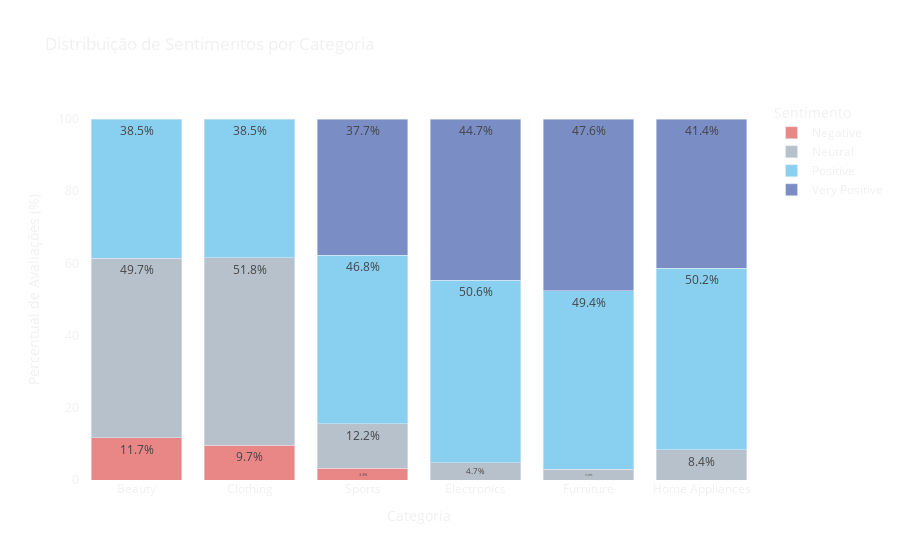

The cell this chart's notebook holds for it:
### Markdown cell above
### 3.5 Análise de categorias por sentimentos

### Code cell
# 1. Agrupa dados por Categoria e Sentimento e calcula a quantidade
sentimentos_categoria = (
    df.groupby(['Category', 'Review_Sentiment'])  # Agrupamento duplo
    .size()                                       # Conta quantas avaliações em cada grupo
    .reset_index(name='Quantidade')               # Transforma em DataFrame com coluna 'Quantidade'
)

# 2. Calcula o percentual de cada sentimento dentro de cada categoria
sentimentos_categoria['Percentual'] = (
    sentimentos_categoria['Quantidade'] / 
    sentimentos_categoria.groupby('Category')['Quantidade'].transform('sum') * 100
)

# 3. Define cores personalizadas para os sentimentos
cores = {
    'Positive': '#89CFF0',       # Azul claro
    'Very Positive': "#7B8DC5",  # azul-acinzentado suave
    'Neutral': '#B7C1CB',        # Cinza azulado
    'Negative': '#E98787'        # Vermelho suave/opaco
}

# 4. Cria gráfico de barras empilhadas com estilo escuro e cores personalizadas
fig = px.bar(
    sentimentos_categoria,
    x='Category',                             # Eixo X: categoria do produto
    y='Percentual',                           # Eixo Y: percentual de avaliações
    color='Review_Sentiment',                 # Cor baseada no tipo de sentimento
    text=sentimentos_categoria['Percentual'].round(1).astype(str) + '%',  # Texto formatado
    color_discrete_map=cores,                # Aplica as cores definidas
    labels={                                  # Rótulos dos eixos e legenda
        'Percentual': '% de Avaliações',
        'Category': 'Categoria',
        'Review_Sentiment': 'Sentimento'
    },
    title='Distribuição de Sentimentos por Categoria'
)

# 5. Customiza layout
fig.update_layout(
    barmode='stack',                          # Barras empilhadas
    plot_bgcolor='rgba(0,0,0,0)',             # Fundo do gráfico transparente
    paper_bgcolor='rgba(0,0,0,0)',            # Fundo da área total transparente
    font_color='#F0F0F0',                     # Cor clara para textos
    xaxis=dict(showgrid=False, color='#F0F0F0'),  # Eixo X sem grade, com texto claro
    yaxis=dict(showgrid=False, color='#F0F0F0'),  # Eixo Y idem
    xaxis_title='Categoria',
    yaxis_title='Percentual de Avaliações (%)'
)

# 6. Ajusta o texto nas barras para melhor leitura
fig.update_traces(textposition='inside', textfont_size=12)

# 7. Exibe o gráfico interativo
fig.show()

### Figure 1 — Plotly figure (JSON) as saved in the notebook; plotly's stock layout.template omitted (floating-point values rounded to 4 significant figures)
{"data": [{"hovertemplate": "Sentimento=Negative<br>Categoria=%{x}<br>% de Avaliações=%{y}<br>text=%{text}<extra></extra>", "legendgroup": "Negative", "marker": {"color": "#E98787", "pattern": {"shape": ""}}, "name": "Negative", "orientation": "v", "showlegend": true, "text": ["11.7%", "9.7%", "3.3%"], "textfont": {"size": 12}, "textposition": "inside", "type": "bar", "x": ["Beauty", "Clothing", "Sports"], "xaxis": "x", "y": [11.74, 9.675, 3.319], "yaxis": "y"}, {"hovertemplate": "Sentimento=Neutral<br>Categoria=%{x}<br>% de Avaliações=%{y}<br>text=%{text}<extra></extra>", "legendgroup": "Neutral", "marker": {"color": "#B7C1CB", "pattern": {"shape": ""}}, "name": "Neutral", "orientation": "v", "showlegend": true, "text": ["49.7%", "51.8%", "4.7%", "3.0%", "8.4%", "12.2%"], "textfont": {"size": 12}, "textposition": "inside", "type": "bar", "x": ["Beauty", "Clothing", "Electronics", "Furniture", "Home Appliances", "Sports"], "xaxis": "x", "y": [49.72, 51.85, 4.716, 2.977, 8.37, 12.24], "yaxis": "y"}, {"hovertemplate": "Sentimento=Positive<br>Categoria=%{x}<br>% de Avaliações=%{y}<br>text=%{text}<extra></extra>", "legendgroup": "Positive", "marker": {"color": "#89CFF0", "pattern": {"shape": ""}}, "name": "Positive", "orientation": "v", "showlegend": true, "text": ["38.5%", "38.5%", "50.6%", "49.4%", "50.2%", "46.8%"], "textfont": {"size": 12}, "textposition": "inside", "type": "bar", "x": ["Beauty", "Clothing", "Electronics", "Furniture", "Home Appliances", "Sports"], "xaxis": "x", "y": [38.54, 38.48, 50.55, 49.39, 50.22, 46.76], "yaxis": "y"}, {"hovertemplate": "Sentimento=Very Positive<br>Categoria=%{x}<br>% de Avaliações=%{y}<br>text=%{text}<extra></extra>", "legendgroup": "Very Positive", "marker": {"color": "#7B8DC5", "pattern": {"shape": ""}}, "name": "Very Positive", "orientation": "v", "showlegend": true, "text": ["44.7%", "47.6%", "41.4%", "37.7%"], "textfont": {"size": 12}, "textposition": "inside", "type": "bar", "x": ["Electronics", "Furniture", "Home Appliances", "Sports"], "xaxis": "x", "y": [44.73, 47.63, 41.41, 37.68], "yaxis": "y"}], "layout": {"barmode": "stack", "font": {"color": "#F0F0F0"}, "legend": {"title": {"text": "Sentimento"}, "tracegroupgap": 0}, "paper_bgcolor": "rgba(0,0,0,0)", "plot_bgcolor": "rgba(0,0,0,0)", "title": {"text": "Distribuição de Sentimentos por Categoria"}, "xaxis": {"anchor": "y", "color": "#F0F0F0", "domain": [0, 1], "showgrid": false, "title": {"text": "Categoria"}}, "yaxis": {"anchor": "x", "color": "#F0F0F0", "domain": [0, 1], "showgrid": false, "title": {"text": "Percentual de Avaliações (%)"}}}}
